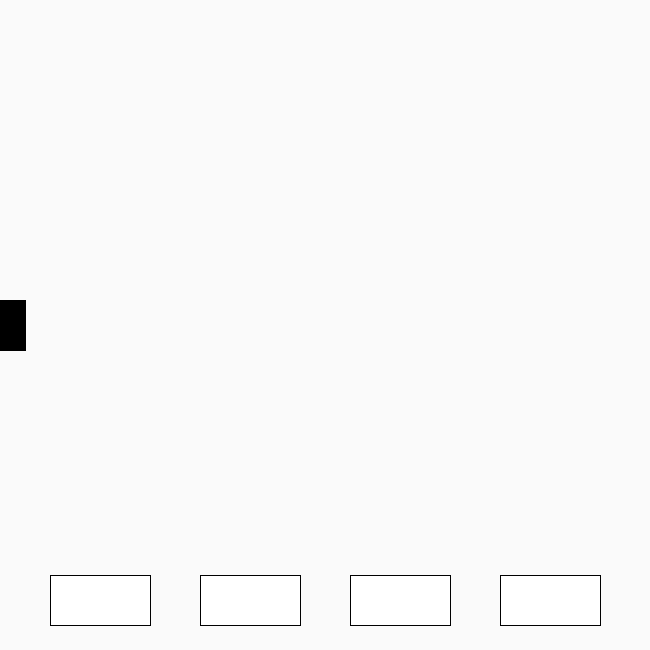
Frame 1 (no input)
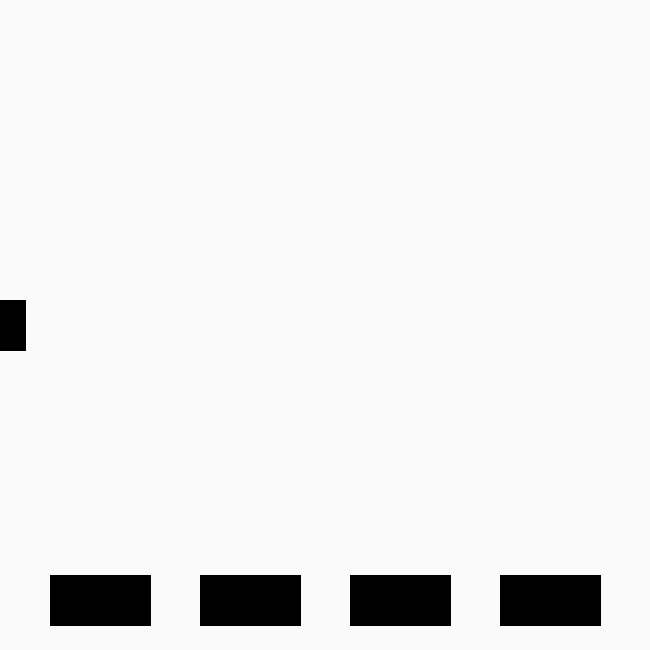
Frame 60 (the mouse pressed at the canvas centre just before this capture)
Frame 120 (the mouse held since frame 60 and released just before this capture): identical to frame 60, image omitted

The Processing sketch that drew these frames (run headless with seeded random() and noise(); from frame 60 on, the mouse is pressed at the canvas centre):

// Processing sketch: W14_06
// ── W14_06.pde
// this program draws four buttons and a rectangle. 
// add functionality to the Button class that sets
// its isPressed boolean when the mouse is pressed
// inside it, then change the value of x or y for each
// button. The rectangle in the center of the screen
// should move around with each button press as shown 
// in the example gif.

Button b1;
Button b2;
Button b3;
Button b4;

float x, y;
float x2, y2;

void setup() {
  size(650, 650);
  b1 = new Button(100, 600, 100, 50);
  b2 = new Button(250, 600, 100, 50);
  b3 = new Button(400, 600, 100, 50);
  b4 = new Button(550, 600, 100, 50);
  
  x = width/2;
  y = height/2;
  
  x2 = width/2;
  y2 = height/2;
}


void draw() {
  background(250);
  
  b1.display();
  b2.display();
  b3.display();
  b4.display();
  
  // check the value of each button's isPressed here 
  // then use it to change the value of x and y.
  

  rectMode(CENTER);
  fill(0);
  rect(x2, y2, 50, 50);
}

void mousePressed() {
  b1.handleInput(mouseX, mouseY);
  b2.handleInput(mouseX, mouseY);
  b3.handleInput(mouseX, mouseY);
  b4.handleInput(mouseX, mouseY);
}


class Button {
  float x;
  float y;
  float w;
  float h;
  boolean isPressed = false;

  Button(float _x, float _y, float _w, float _h) {
    x = _x - _w/2;
    y = _y - _h/2;
    w = _w;
    h = _h;
  }

  void handleInput(float xPos, float yPos) {
    
    if (xPos >= 100 && xPos <= xPos+width && 
      yPos >= 600 && yPos <= yPos+height) {
    isPressed = true;
  } else {
    isPressed = false;
  }
    // check to see if the mouse is inside the rect here,
    // and change the value of isPressed appropriately.
  }

  void display() {
    rectMode(CORNER);
    if (isPressed) {
      x2 ++;
    } else {
      x2 =0;
    }
    rect(x, y, w, h);
  }
}
